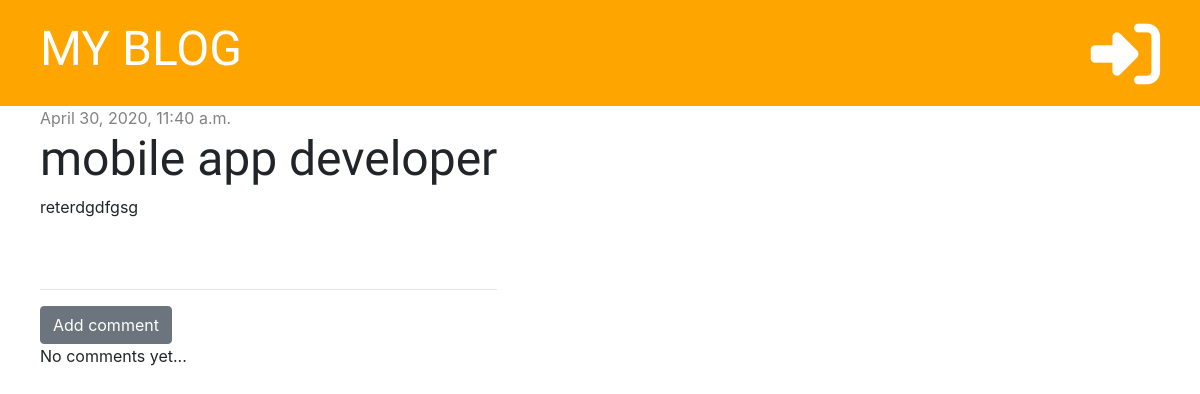
The app's page /post/4/, older data.
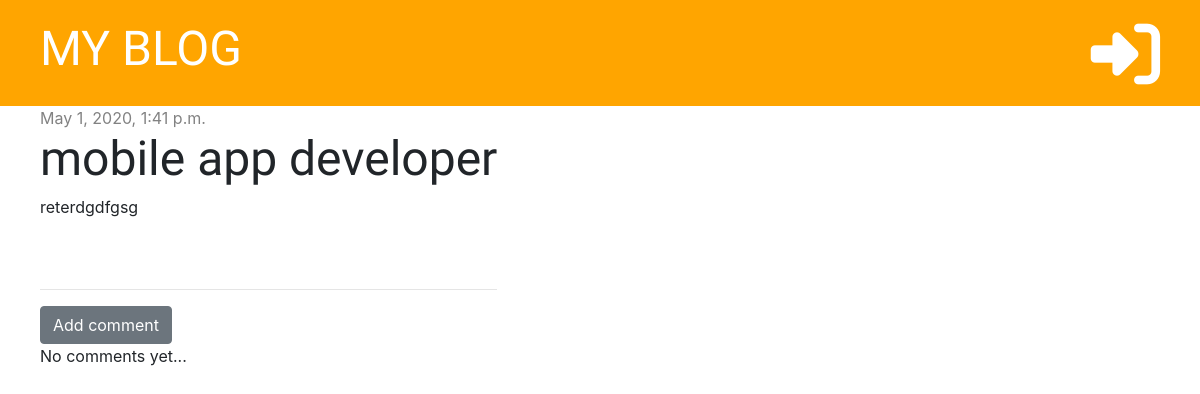
The same page, newer data.
### bolg/models.py (models this page shows, shortened)
class Post(models.Model):
    author =  models.ForeignKey('auth.User', on_delete=models.CASCADE)
    title = models.CharField(max_length=200)
    text = models.TextField()
    created_date = models.DateTimeField(default=timezone.now)
    published_date = models.DateTimeField(blank=True, null=True)

### bolg/views.py (the view)
# urls.py: path('post/<int:pk>/', views.post_detail, name='post_detail'),
def post_detail(request, pk):
    post = get_object_or_404(Post, pk=pk)
    stuff_for_frontend = {'post':post}
    return render(request, 'bolg/post_detail.html', stuff_for_frontend)

### bolg/templates/bolg/post_detail.html (shortened to what this page needs)
{% extends 'bolg/base.html' %}
{% block content %}
    <div class="post">
        {% if post.published_date %}
            <div class="date">
                {{ post.published_date }}
            </div>
        {% else %}
            <a href="{% url 'post_publish' pk=post.pk %}" class="btn btn-primary">Publish</a>
        {% endif %}
        <h1>{{ post.title }}</h1>
        <p>{{ post.text|linebreaksbr }}</p>
    </div>
    <hr>
    <a href="{% url 'add_comment_to_post' pk=post.pk %}" class="btn btn-secondary">Add comment</a>
    {% for comment in post.comments.all %}
        <div class="comment">
            <div class="date">
                {{ comment.created_date }}
            </div>
            <strong>{{ comment.author }}</strong>
            <p>{{ comment.text }}</p>
        </div>
    {% empty %}
        <p>No comments yet...</p>
    {% endfor %}
{% endblock %}

Row changes from the older to the newer data that the page shows:
changed Post "mobile app developer": published_date "April 30, 2020, 11:40 a.m." → "May 1, 2020, 1:41 p.m."
